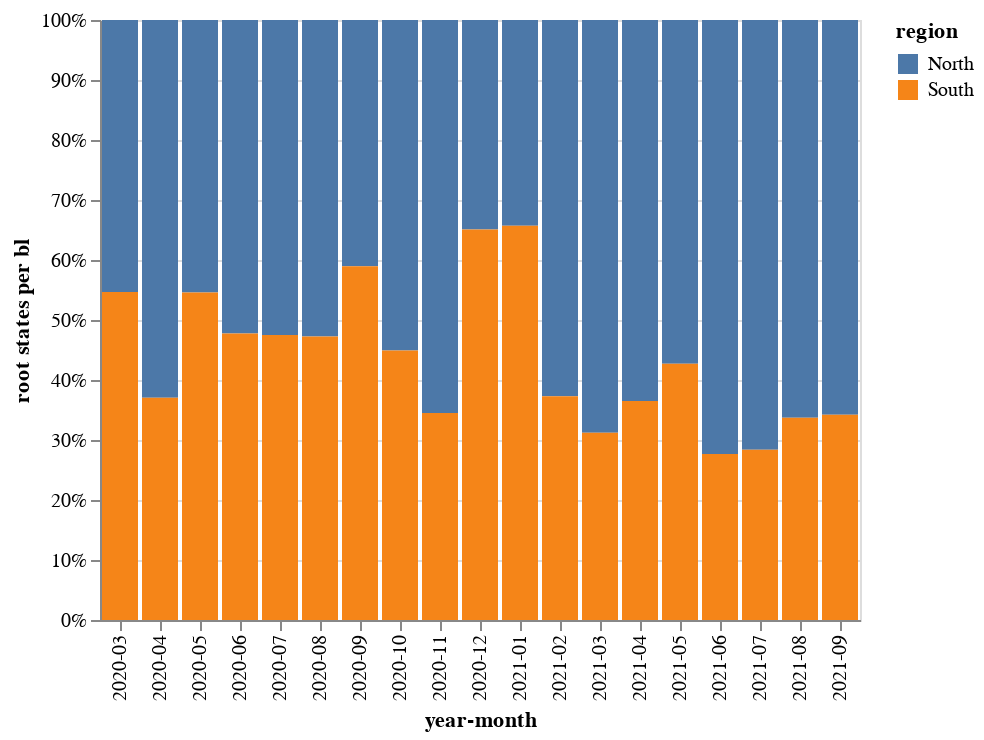

This figure's notebook cell:
### Code cell
chart

### Figure 1 — Vega-Lite specification as saved in the notebook (floating-point values rounded to 4 significant figures; data arrays with more than 128 entries replaced by an {"elided": "..."} marker saying what was removed)
{"config": {"view": {"continuousWidth": 400, "continuousHeight": 300}}, "data": {"name": "data-0fa841b5189f04767f6640ebaedc5b19"}, "mark": "bar", "encoding": {"color": {"type": "nominal", "field": "region"}, "x": {"type": "ordinal", "field": "year-month"}, "y": {"type": "quantitative", "aggregate": "mean", "field": "mig_per_bl", "stack": "normalize", "title": "root states per bl"}}, "$schema": "https://vega.github.io/schema/vega-lite/v4.8.1.json", "datasets": {"data-0fa841b5189f04767f6640ebaedc5b19": {"elided": "1938 records"}}}
